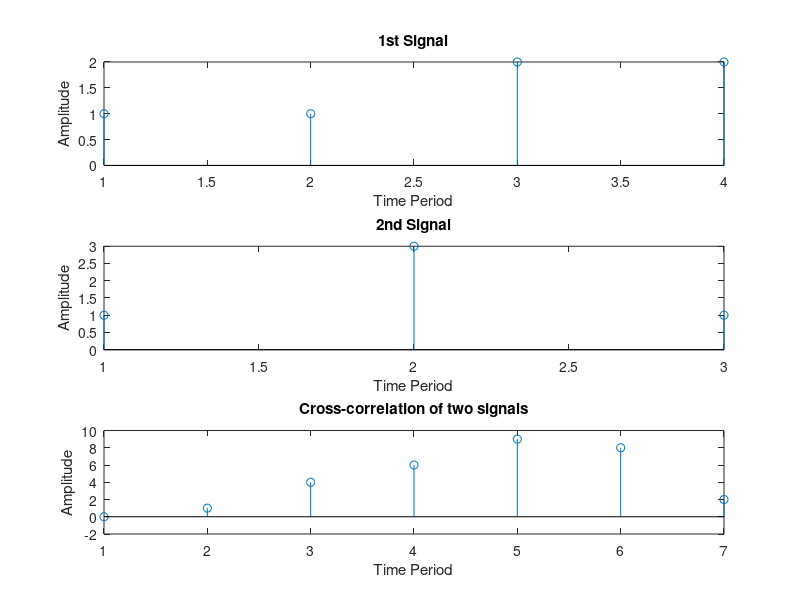

Here is the MATLAB script that generated this plot:
% 6.  Cross-correlation of two Discrete Signals
clc
clear all
a = [1 1 2 2];

subplot(3,1,1);
stem(a);
title('1st Signal');
xlabel('Time Period');
ylabel('Amplitude');

b = [1 3 1];

subplot(3,1,2);
stem(b);
title('2nd Signal');
xlabel('Time Period');
ylabel('Amplitude');

y = xcorr(a,b); % Cross-correlation

subplot(3,1,3);
stem(y);
title('Cross-correlation of two signals');
xlabel('Time Period');
ylabel('Amplitude');
